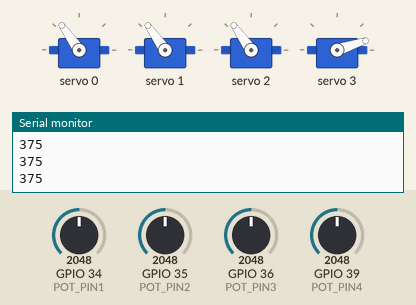
Recording of a sketch running on a simulated ESP32. Shown: 4 × servo, the last lines printed to the serial monitor. The test bench sets the inputs (shaded band); at power-on: GPIO 34 (POT_PIN1) = 2048, GPIO 35 (POT_PIN2) = 2048, GPIO 36 (POT_PIN3) = 2048, GPIO 39 (POT_PIN4) = 2048.

Above: at 2.7 s.
2.8 s: GPIO 34 (POT_PIN1) set to 2866
At 3.4 s:
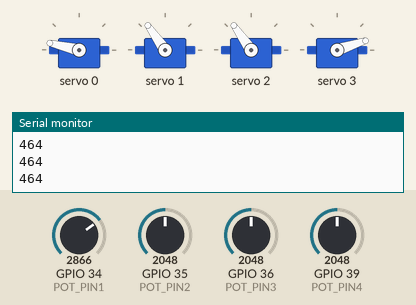
4.3 s: GPIO 35 (POT_PIN2) set to 2866
At 4.7 s:
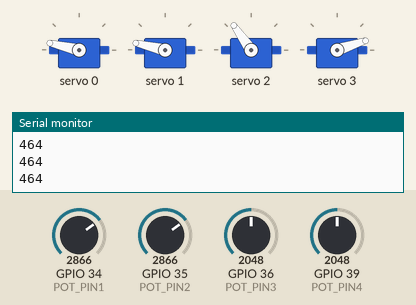
5.8 s: GPIO 36 (POT_PIN3) set to 2866
At 6.6 s:
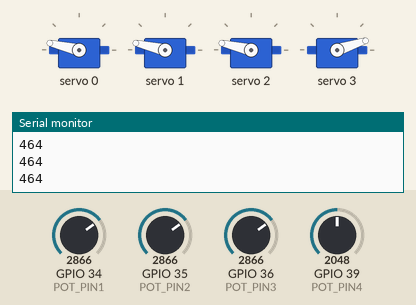
7.3 s: GPIO 34 (POT_PIN1) set to 3972
At 7.9 s:
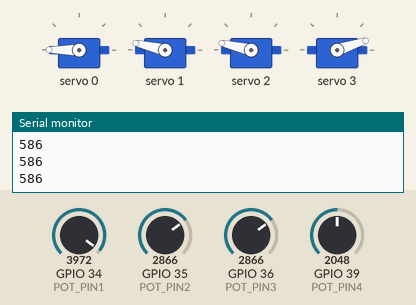
8.8 s: GPIO 35 (POT_PIN2) set to 3972
At 9.2 s:
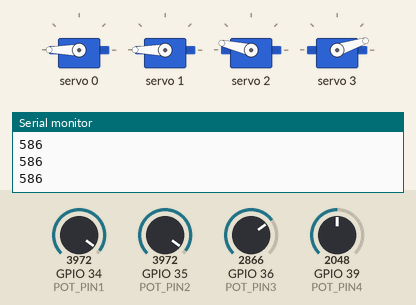
10.3 s: GPIO 36 (POT_PIN3) set to 3972
At 11.1 s:
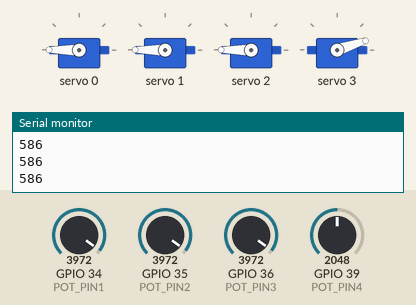
Timing chart, 0 to 12.8 s (numbered marks = the images above; inputs shaded):
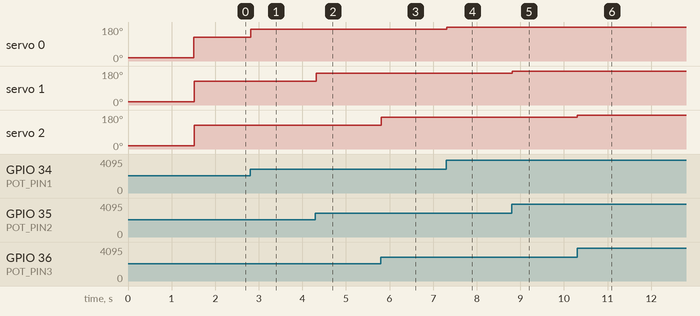

Measured:
- after the input at 2.8 s, servo 0: 125° → 167° at once
- after the input at 4.3 s, servo 1: 125° → 167° at once
- after the input at 5.8 s, servo 2: 125° → 167° at once
- after the input at 7.3 s, servo 0: 167° → 180° at once
- after the input at 8.8 s, servo 1: 167° → 180° at once
- after the input at 10.3 s, servo 2: 167° → 180° at once

The sketch:

Second_progress_four_servos_with_potentiometers.ino
```cpp
#include <Wire.h>
#include <Adafruit_PWMServoDriver.h>
Adafruit_PWMServoDriver pwm = Adafruit_PWMServoDriver();
#define SERVOMIN 150    // Minimum pulse length count
#define SERVOMAX 600   // Maximum pulse length count
#define SERVO_FREQ 50  //Reminder: Analog servos run at ~50 Hz updates
#define POT_PIN1 34
#define POT_PIN2 35
#define POT_PIN3 36  //SVP pin
#define POT_PIN4 39  //SVN pin
void setup() {
  Wire.begin();
  Serial.begin(115200);
  while (!Serial); // Waits for Serial Monitor to open
  delay(1000);
  Wire.begin(21,22); // Sets as SDA and SCL pins as precaution
  Wire.setClock(100000);
  analogSetAttenuation(ADC_11db);
  pwm.begin();
  pwm.setOscillatorFrequency(25000000);
  pwm.setPWMFreq(SERVO_FREQ);
  delay(10);
  int initialPwm = map(0, 0, 180, SERVOMIN, SERVOMAX);
  pwm.setPWM(0, 0, initialPwm);
  pwm.setPWM(1,0,initialPwm);
  pwm.setPWM(2,0,initialPwm);
  pwm.setPWM(3,0,initialPwm);
  delay(500);
}

void loop() {
  int potReading1 = analogRead(POT_PIN1); //Attaches potentiometer reading to variable
  int pwmValue1 = map(potReading1, 0, 4095, SERVOMIN, SERVOMAX); //Maps potentiometer reading to servo pulse length paramenters
  Serial.println(pwmValue1);
  pwm.setPWM(0, 0, pwmValue1);
  int potReading2 = analogRead(POT_PIN2);
  int pwmValue2 = map(potReading2, 0, 4095, SERVOMIN, SERVOMAX);
  pwm.setPWM(1, 0, pwmValue2);
  int potReading3 = analogRead(POT_PIN3);
  int pwmValue3 = map(potReading3, 0, 4095, SERVOMIN, SERVOMAX);
  pwm.setPWM(2, 0, pwmValue3);
  int potReading4 = analogRead(POT_PIN4);
  int pwmValue4 = map(potReading4, 0, 4095, SERVOMIN, SERVOMAX);
  delay(15);
}
```
